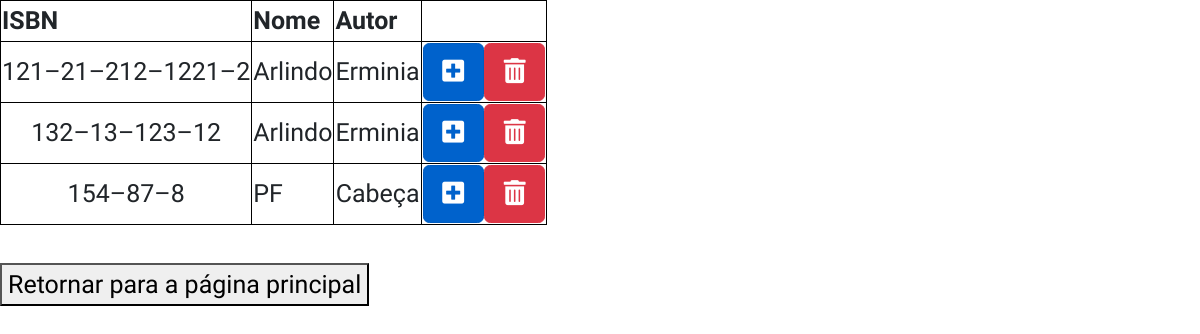
/View/mostrarLivros.php, run on the app's committed database.
### tables this page shows
CREATE TABLE `livros` (
  `id` int(11) NOT NULL,
  `isbn` varchar(50) NOT NULL,
  `nome` varchar(50) NOT NULL,
  `autor` varchar(50) NOT NULL
);

### Model/Conect_BD.php (called while the page is built)
<?php
class Conect_BD extends PDO {
  private $dbn = "mysql:host=localhost;port=3306;dbname=biblioteca_shelby";
  private $usr = "root";
  private $pwd = "";
  public $handle = null;
  function __construct() {
    try {
      if($this->handle == null) {
        $dbh = parent::__construct($this->dbn, $this->usr ,$this->pwd);
        $this->handle = $dbh;
        return $this->handle;
      }
    }
    catch(PDOException $e) {
      echo "Conexão falhou. Erro: " . $e->getMessage() . "\n";
      return false;
    }
  }
  function __destruct() {
    $this->handle = NULL;
  }
}
?>

### Model/LivrosDAO.php (called while the page is built, shortened)
<?php
class LivrosDAO {
  public $l = null;
  public function __construct() {
    $this->l = new Conect_BD();
	$this->l->exec("set names utf8");
  }
  public function Consultar($query=null) {
    try {
	  $items = array();
      if($query != null)
        $stmt = $this->l->query($query);
      else
        $stmt = $this->l->query("SELECT * FROM livros");
	  $this->l = null;
	  while($registro = $stmt->fetch(PDO::FETCH_ASSOC, PDO::FETCH_ORI_NEXT))
	  {
	    $l = new Livros();
		if(isset($registro["isbn"]))
		  $l->isbn = $registro["isbn"];
		if(isset($registro["nome"]))
		  $l->nome = $registro["nome"];
		if(isset($registro["autor"]))
		  $l->autor = $registro["autor"];
	    $items[] = $l;
	  }
      return $items;
    }
	catch(PDOException $e) {
      echo "Erro: ".$e->getMessage();
    }
  }
}
?>

### Model/Livros.php (called while the page is built, shortened)
<?php
class Livros {
    public function __get($propiedade) {
        return $this->$propiedade;
    }
}
?>

### Controller/LivrosController.php (the view, shortened to what this page needs)
<?php
require_once("../Model/Conect_BD.php");
require_once("../Model/Livros.php");
require_once("../Model/LivrosDAO.php");
class LivrosController {
	public function controlaConsulta($op) {
		$DAO = new LivrosDAO();
		$lista = array();
		$numCol = 3;
		switch($op) {
		  case 1:
			$lista = $DAO->Consultar();
			break;
		}
		if(count($lista) > 0) {
		  for($i = 0; $i < count($lista); $i++) {
			$isbn = $lista[$i]->isbn;
			$nome   = $lista[$i]->nome;
			$autor   = $lista[$i]->autor;
			echo "<tr>";
			if($isbn)
			  echo "<td style=\"text-align: center;\">$isbn</td>";
			if($nome)
			  echo "<td style=\"text-align: left;\">$nome</td>";
			if($autor)
			  echo "<td style=\"text-align: right;\">$autor</td>";
			echo "<th><a href=\"../View/cadastrarLivros.php\" class=\"btn btn-primary btn active\" role=\"button\" aria-pressed=\"true\"><i class=\"fas fa-plus-square\"></i></a>";
			echo "<a href=\"#\" class=\"btn btn-danger\" role=\"button\" aria-pressed=\"true\"><i class=\"fas fa-trash-alt\"></i></a></th>";
			echo "</tr>";
		  }
		}
		else {
		  echo "<tr>";
		  echo "<td colspan=\"$numCol\">Nenhum registro encontrado!</td>";
		  echo "</tr>";
		}
	  }
}
?>

### Include/css/estilo.css (style rules this page uses)
html, body { margin: 0; padding: 0; overflow: hidden; }
body { width: 100vw; height: 100vh; font-family: 'Fira Sans', sans-serif; font-family: 'Josefin Sans', sans-serif; }
a { color: #6c757d; }

### View/mostrarLivros.php (style rules this page uses)
* { font-size: 25px; }
table, td, th { border: 1px solid black; }
th { font-weight: bold; }
a { text-decoration: none; }

### data on the page
livros: isbn "121–21–212–1221–2", nome "Arlindo", autor "Erminia"
livros: isbn "132–13–123–12", nome "Arlindo", autor "Erminia"
livros: isbn "154–87–8", nome "PF", autor "Cabeça"
